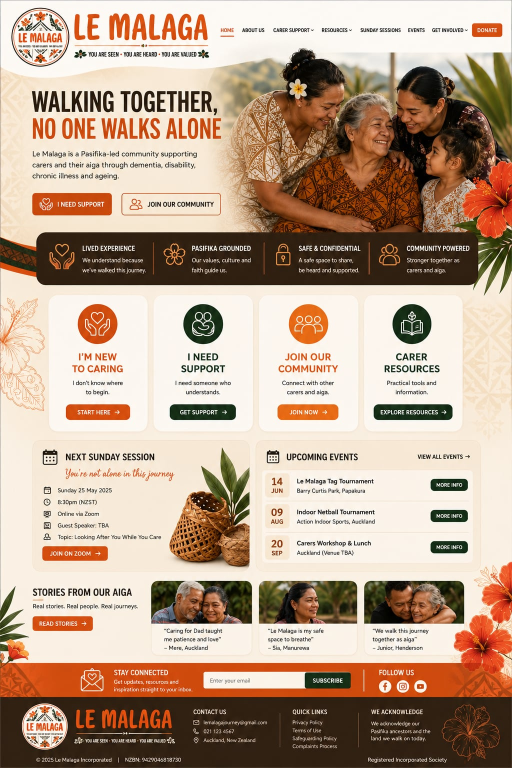
#> input picture public/design.jpeg, 1024 x 1536 px (shown at 1/2 size)
$ python recrop_hero.py
#> lines starting #> are read from the running program, lines starting #| are printed output that depends on the picture
from PIL import Image

img = Image.open('public/design.jpeg')
#> img is the input picture: PIL image 1024x1536 RGB; mean R, G, B 186.5, 162, 141.5
width, height = img.size
#> width = 1024; height = 1536

# The women are on the right side. Let's crop generously from the center-left to the far right, and top to bottom of the hero section.
# Previous crop was (width//2 - 50, 80, width, 450)
# Let's try (width//2 - 150, 0, width, 550) to make sure we get the subjects centered properly
hero = img.crop((width//2 - 100, 40, width, 520))
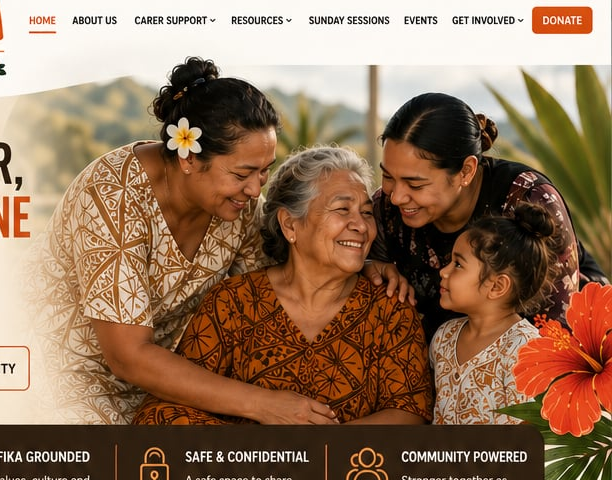
#> hero: PIL image 612x480 RGB; mean R, G, B 145.9, 114.2, 88.8
hero.save('public/images/hero-bg.jpg')

print("Hero recropped successfully!")
